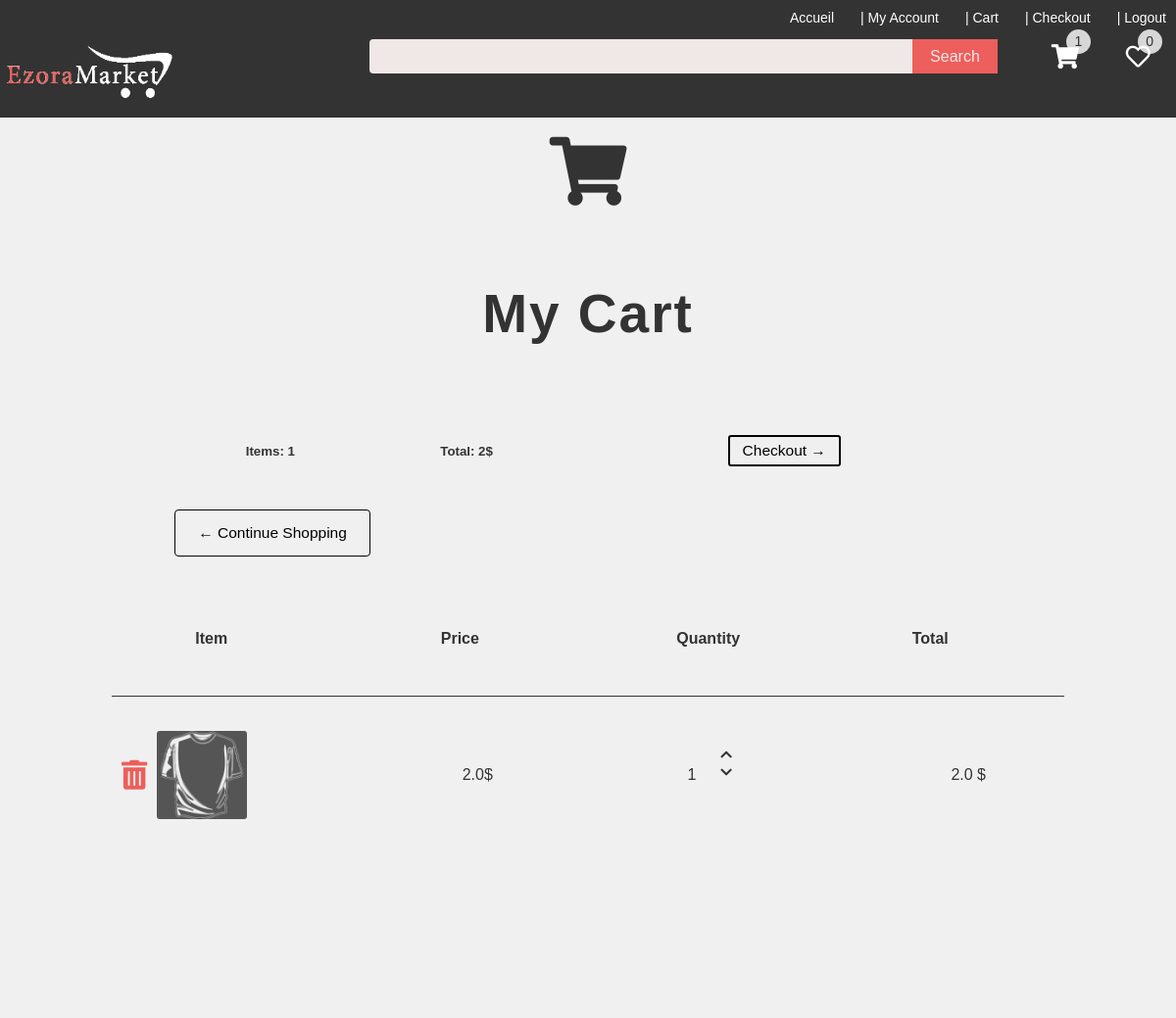
/cart/ (signed in, upper part), run on an earlier commit of the app's database.
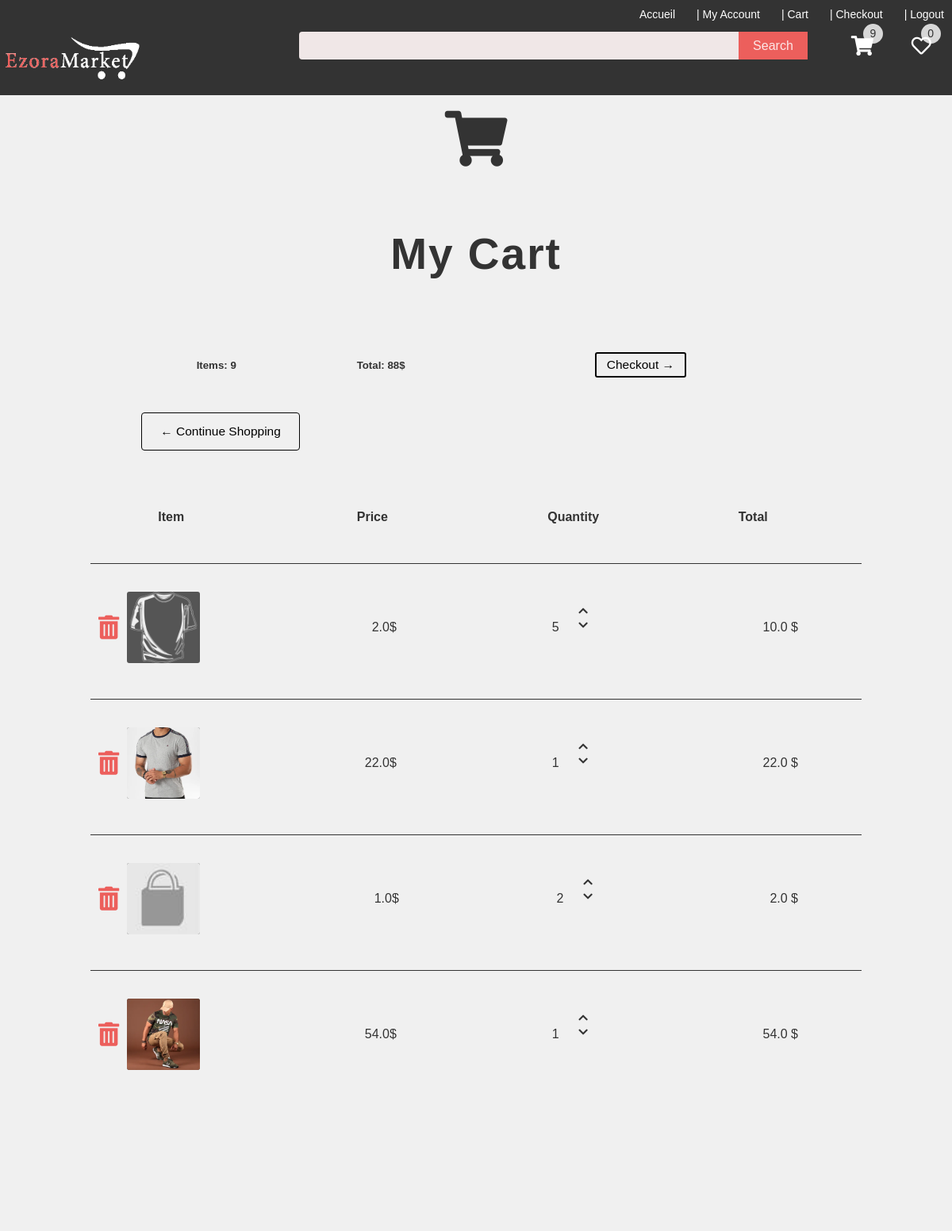
And on a later commit of the database.
### pyp/models.py (models this page shows, shortened)
class OrderItem(models.Model):
    product= models.ForeignKey(Product, on_delete=models.CASCADE, null=True, db_constraint=False)
    order= models.ForeignKey(Order, on_delete=models.CASCADE,default=0 ,null=True, db_constraint=False)
    quantity = models.IntegerField(default=0, null=True, blank=True)
    date_added= models.DateTimeField(auto_now_add=True)
    @property
    def total(self):
        totalprice=[]
        total= self.product.new_price * self.quantity
        totalprice.append(total)
        return totalprice

class Product(models.Model):
    owner=models.ForeignKey(User,on_delete=models.CASCADE)
    colors=models.ManyToManyField(Color)
    sizes=models.ManyToManyField(Size)
    name=models.CharField(max_length=50)
    description=models.TextField()
    old_price=models.FloatField()
    new_price= models.FloatField()
    catigory=models.ForeignKey(CategoryProduct, on_delete=models.CASCADE, default=1)
    rate=models.ForeignKey(Rate, on_delete=models.CASCADE, default=0)
    image= models.ImageField( default="products/defaultProduct.jpg", upload_to="products")
    thumbnail = models.ManyToManyField(ProductThumbnail)
    brand_name=models.CharField(max_length=100)
    sku = models.CharField(max_length=50)
    meta_keywords = models.CharField(max_length=255, help_text='comma-delimited set of SEO keywords for meta tag')
    meta_description = models.CharField(max_length=255, help_text='content for description meta tag')
    is_active = models.BooleanField(default=True)
    is_bestseller = models.BooleanField(default=False)
    is_featured = models.BooleanField(default=False)
    is_promotion=models.BooleanField(default=False)
    wished=models.BooleanField(default=False)
    date_added=models.DateTimeField(auto_now_add=True)

### pyp/views.py (the view)
# urls.py: path("cart/", views.cart, name="cart"),
def cart(response):
    total=callcartnumber(response)['total']
    wishlist=callwishnumber(response)
    itemsordered= callcartnumber(response)['products']
    context={"name":"E-COMMERCE", "title":"cart", "items":itemsordered,"totalitem":total,"wishlist":wishlist}
    return render(response, "pages/cart.html", context)

### pyp/cartandwish.py (called while the page is built)
def callwishnumber(request):
    if request.user.is_authenticated:
        wishlist=Wishlist.objects.all().filter(customer=request.user)
    else:
        wishlist=[]
    return len(wishlist)

def callcartnumber(request):
    items= OrderItem.objects.all()
    itemsordered=[]
    category=CategoryList.objects.all()
    if request.user.is_authenticated:
        totalItem=0
        totalarray=[]
        for item in items:
            if item.order.customer:
                if request.user == item.order.customer and item.order.complete == False:
                    itemsordered.append(item)
                    quantm= item.quantity
                    totalarray.append(quantm)
                    totalItem = sum(totalarray)
        totalPrice=sum([int(item.product.new_price) * int(item.quantity) for item in itemsordered])
        total={"price":totalPrice, "item":totalItem}
    else:
        total={"price":0, "item":0}
    return {"total":total, "products":itemsordered}

### pyp/templates/pages/cart.html
{% extends "pages/base.html" %}
{% load static %}
{% block css %}
<link rel="stylesheet" href="{% static 'css/cart.css' %}">
{% endblock css %}
{% block content %}
    <div class="row">
        <div class="top-row-cart">
            <div class="cart-cart-logo">
                <i class="fas fa-shopping-cart"></i>
            </div>
            <div class="cart-title">
                <h1>my Cart</h1>
            </div>
        </div>
        <div class="row-cart">
            {% if items %}
            <table>
                <tr>
                    <th>
                        <h5>Items:
                           {{totalitem.item}}
                        </h5>
                    </th>
                    <th>
                        <h5>Total: {{totalitem.price}}$</h5>
                    </th>
                    <th>
                        <a href="{% url 'checkout' %}"><button class="button">Checkout  &#8594;</button></a>
                    </th>
                </tr>
            </table>
            {% else %}
            <h2>No Products yet !!</h2>
            {% endif %}
            <a href="{% url 'home' %}"><button class="con-shopp">&#8592; Continue Shopping</button></a>
        </div>
        <br>
        <br>
        {%  if items %}
            <div class="row-products">
                <div class="items">
                    <div style='width: 80px;'  class="item"><strong>Item</strong></div>
                    <div style='width: 70px;'  class="price"><strong>Price</strong></div>
                    <div style='width: 70px;'  class="quantity"><strong>Quantity</strong></div>
                    <div style='width: 70px;'  class="total"><strong>Total</strong></div>
                </div>
        </div>
        {% endif %}
       {% for item in items %}
       {% if user.profile.user == item.order.customer %}
            <div class="row-products productcart">
                <div class="items items-item">
                    <div style='width: 120px;height:90px;'  class="item image-item itm">
                        <i data-action="removecartproduct"  data-product="{{item.product.id}}" class="fas fa-trash-alt addToCart"></i>
                        <div class="img">
                            <a href="{% url 'detail' item.product.id %}"><img class="skeleton" src="{{item.product.image.url}}" alt=""></a>
                        </div>
                        </div>
                        <div style='width: 70px; text-align: end;' class="price itm">{{item.product.new_price}}$</div>
                    <div style='width: 70px;'  class="quantity qnt-real itm"><span>{{item.quantity}} </span>
                    <div style='width: 70px;'  class="btnsCrt">
                        <button data-action="add" data-product='{{item.product.id}}' class="addToCart"><i class="fas fa-chevron-up"></i></button>
                        <button data-action="remove" data-product='{{item.product.id}}' class="addToCart"><i class="fas fa-chevron-down"></i></button>
                    </div>
                    </div>
                    <div class="total itm">{{item.total|first}} $</div>
                </div>
            </div>
        {% endif %}
       {% endfor %}
    </div>
{% endblock content %}

What changed in the data, as far as the page shows it:
changed OrderItem (number 1 of 4 on the later page): quantity "1" → "5"; total|first "2.0" → "10.0"
added OrderItem: product.image (picture), product.new_price "22.0", quantity "1", total|first "22.0"
added OrderItem: product.image (placeholder picture), product.new_price "1.0", quantity "2", total|first "2.0"
added OrderItem: product.image (picture), product.new_price "54.0", quantity "1", total|first "54.0"
Also different on the page:
{{ totalitem.item }}: "1" → "9"
{{ totalitem.price }}: "2" → "88"
